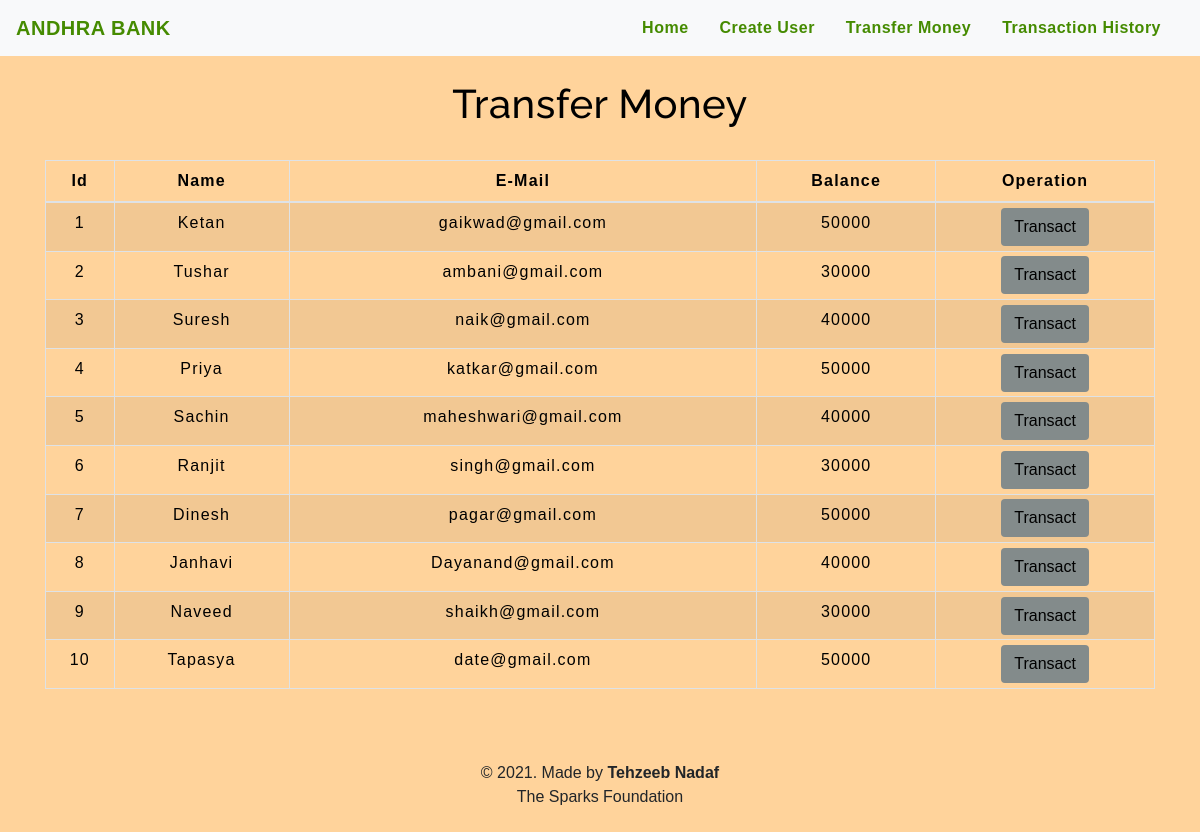
The app's page /transfermoney.php with its own data.
### tables this page shows
CREATE TABLE `users` (
  `id` int(3) NOT NULL,
  `name` text NOT NULL,
  `email` varchar(30) NOT NULL,
  `balance` int(8) NOT NULL
);

### transfermoney.php (the view, shortened to what this page needs)
<!DOCTYPE html>
<html lang="en">
<head>
    <link rel="stylesheet" href="https://maxcdn.bootstrapcdn.com/bootstrap/4.0.0/css/bootstrap.min.css">
    <link rel="stylesheet" type="text/css" href="css/table.css">
    <link rel="stylesheet" type="text/css" href="css/navbar.css">
</head>
<body style="background-color : #FFD39B;">
<?php
    include 'config.php';
    $sql = "SELECT * FROM users";
    $result = mysqli_query($conn,$sql);
?>
<?php
  include 'navbar.php';
?>
<div class="container">
        <h2 class="text-center pt-4" style="color : black;">Transfer Money</h2>
        <br>
            <div class="row">
                <div class="col">
                    <div class="table-responsive-sm">
                    <table class="table table-hover table-sm table-striped table-condensed table-bordered" style="border-color:black;">
                        <thead style="color : black;">
                            <tr>
                            <th scope="col" class="text-center py-2">Id</th>
                            <th scope="col" class="text-center py-2">Name</th>
                            <th scope="col" class="text-center py-2">E-Mail</th>
                            <th scope="col" class="text-center py-2">Balance</th>
                            <th scope="col" class="text-center py-2">Operation</th>
                            </tr>
                        </thead>
                        <tbody>
                <?php
                    while($rows=mysqli_fetch_assoc($result)){
                ?>
                    <tr style="color : black;">
                        <td class="py-2"><?php echo $rows['id'] ?></td>
                        <td class="py-2"><?php echo $rows['name']?></td>
                        <td class="py-2"><?php echo $rows['email']?></td>
                        <td class="py-2"><?php echo $rows['balance']?></td>
                        <td><a href="selecteduserdetail.php?id= <?php echo $rows['id'] ;?>"> <button type="button" class="btn" style="background-color : #838B8B;">Transact</button></a></td>
                    </tr>
                <?php
                    }
                ?>
                        </tbody>
                    </table>
                    </div>
                </div>
            </div>
         </div>
         <footer class="text-center mt-5 py-2">
            <p>&copy 2021. Made by <b>Tehzeeb Nadaf</b> <br> The Sparks Foundation</p>
        </footer>
</body>
</html>

### navbar.php (shortened to what this page needs)
<nav class="navbar navbar-expand-md navbar-light bg-light">
<a class="navbar-brand" href="index.php" style="color : #458B00;"><b>ANDHRA BANK</b></a>
<div class="collapse navbar-collapse" id="collapsibleNavbar">
      <ul class="navbar-nav ml-auto">
        <li class="nav-item">
          <a class="nav-link" href="index.php" style="color : #458B00;"><b>Home</b></a>
        </li>
        <li class="nav-item">
          <a class="nav-link" href="createuser.php" style="color : #458B00;"><b>Create User</b></a>
        </li>
        <li class="nav-item">
          <a class="nav-link" href="transfermoney.php" style="color : #458B00;"><b>Transfer Money</b></a>
        </li>
        <li class="nav-item">
          <a class="nav-link" href="transactionhistory.php" style="color : #458B00;"><b>Transaction History</b></a>
        </li>
    </div>
 </nav>

### css/table.css (style rules this page uses)
* { padding: 0; margin: 0; box-sizing: border-box; font-family: sans-serif; }
h2 { font-size: 40px; }
table { letter-spacing: 1.2px; }
td { text-align: center; }
button { border:none; background: #d9d9d9; transition: 1s; }

### css/navbar.css (style rules this page uses)
.nav-link { margin-right: 15px; color:#2F363F; letter-spacing: 0.5px; transition: 0.5s; }
.navbar-brand { color: #4C4B4B; letter-spacing: 0.5px; }
h2 { color: #4C4B4B; letter-spacing: 0.5px; font-family: raleway; }

### transfermoney.php (style rules this page uses)
button { transition: 1.5s; }

### records on screen
users: id "1", name "Ketan", email "gaikwad@gmail.com", balance "50000"
users: id "2", name "Tushar", email "ambani@gmail.com", balance "30000"
users: id "3", name "Suresh", email "naik@gmail.com", balance "40000"
users: id "4", name "Priya", email "katkar@gmail.com", balance "50000"
users: id "5", name "Sachin", email "maheshwari@gmail.com", balance "40000"
users: id "6", name "Ranjit", email "singh@gmail.com", balance "30000"
users: id "7", name "Dinesh", email "pagar@gmail.com", balance "50000"
users: id "8", name "Janhavi", email "Dayanand@gmail.com", balance "40000"
users: id "9", name "Naveed", email "shaikh@gmail.com", balance "30000"
users: id "10", name "Tapasya", email "date@gmail.com", balance "50000"
